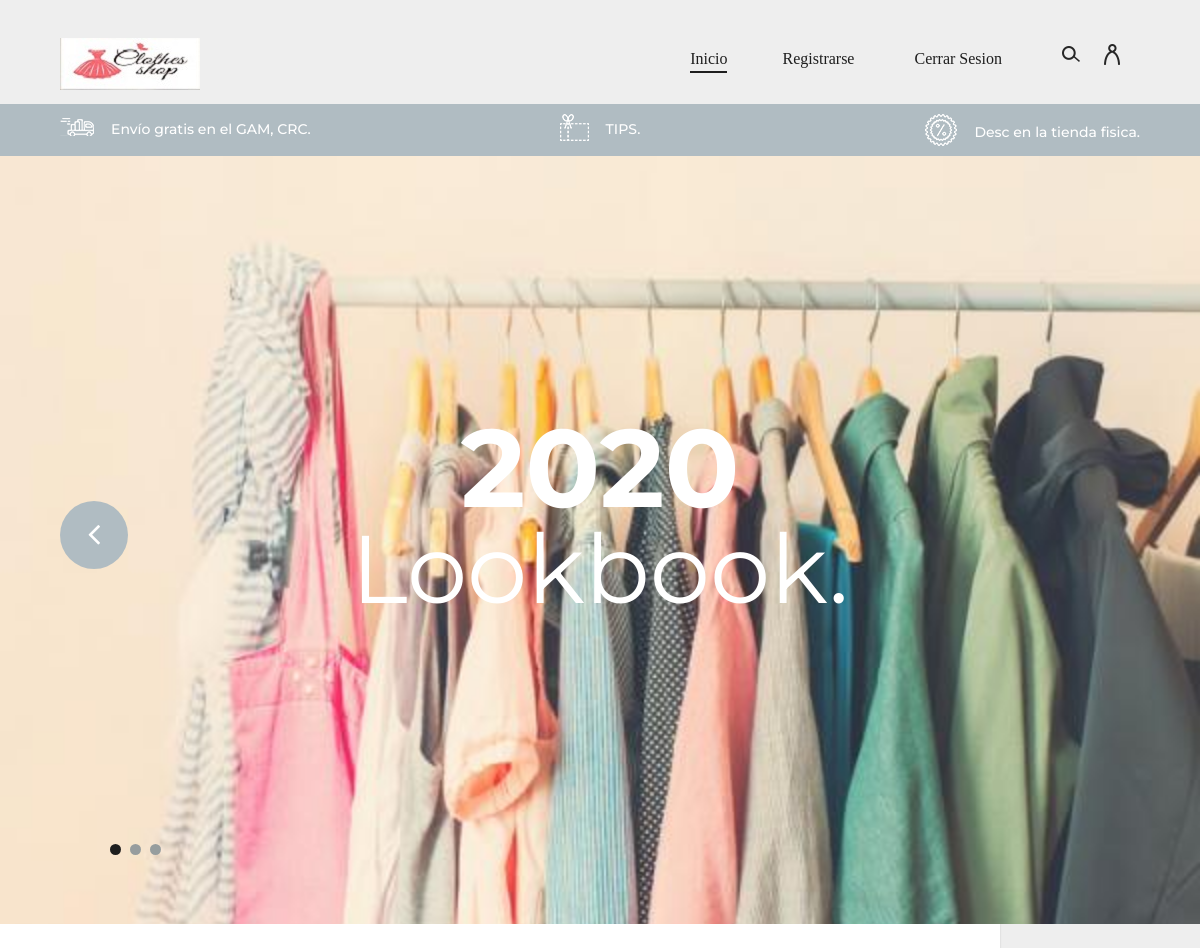
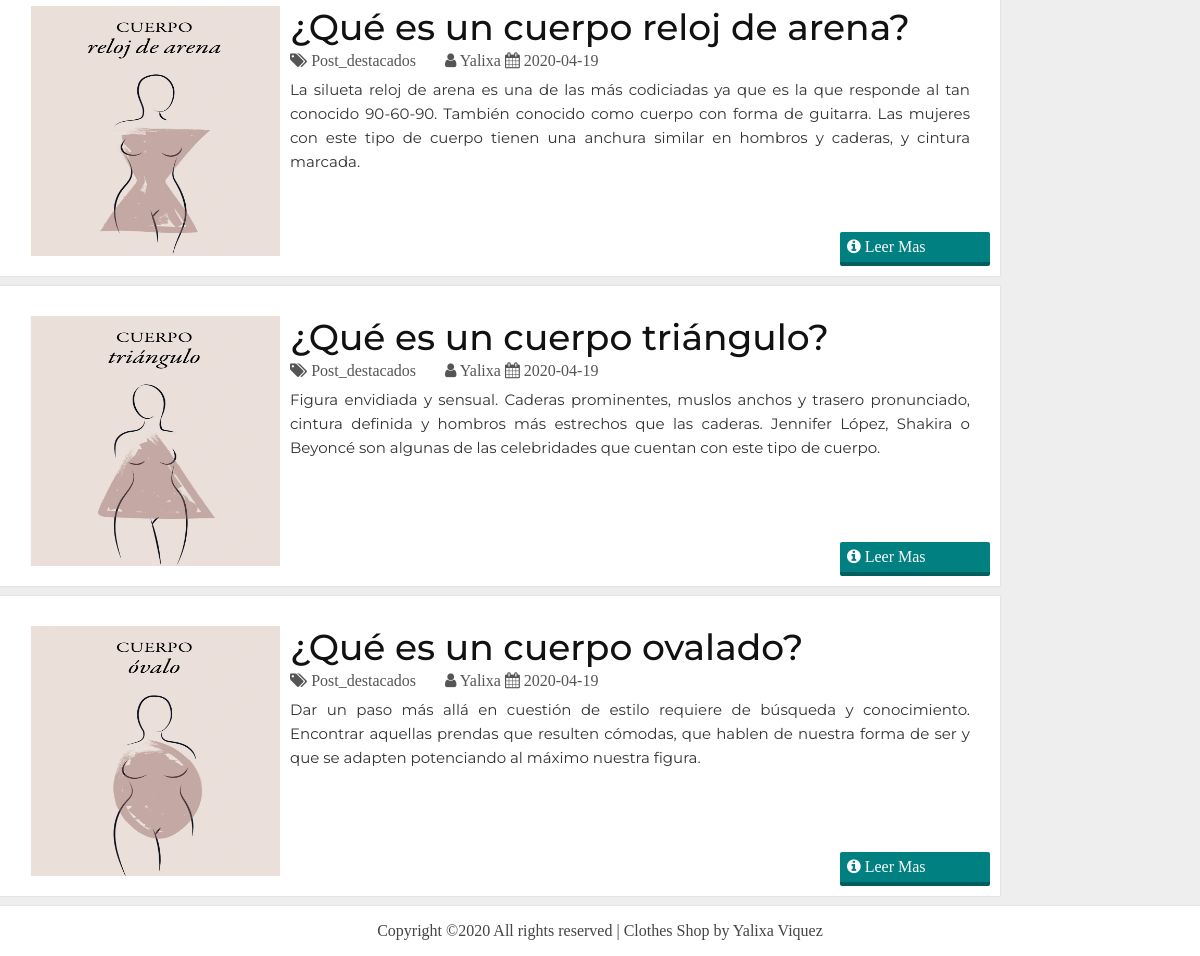
The page /pagina.php (signed in) on the database its author committed (2 pictures, top to bottom).
### tables this page shows
CREATE TABLE `post` (
  `id_post` int(11) NOT NULL,
  `autor_post` varchar(50) NOT NULL,
  `fecha_post` date NOT NULL,
  `categoria_post` varchar(50) NOT NULL,
  `titulo_post` varchar(200) NOT NULL,
  `imagen_post` text NOT NULL,
  `descripcion_post` text NOT NULL,
  `contenido_post` text NOT NULL
);

### mostrar_post.php (the view)
<?php
require 'database.php';
$consulta = $conn->prepare("SELECT * FROM  post");
$consulta->execute();
while($registro = $consulta->fetch(PDO::FETCH_ASSOC)){
    echo "<article>";
    echo "<img src='img/".$registro["imagen_post"]."'>";
    echo "<h2>" . $registro["titulo_post"] ."</h2>";
    echo "<span><i class= 'fa fa-user' aria-hidden='true'></i> ". $registro["autor_post"] . "</span> ";"<br>";
    echo "<span><i class= 'fa fa-calendar' aria-hidden='true'></i> ". $registro["fecha_post"] . "</span> ";
    echo "<a href= '#' class='tag'> <i class= 'fa fa-tags' aria-hidden='true'></i> " . $registro["categoria_post"] . "</a>";
    echo "<p>". $registro["descripcion_post"] . "</p>";
    echo "<a href= 'leer_mas.php?id=". $registro["id_post"] ."' class='active'><i class= 'fa fa-info-circle' aria-hidden='true'></i> Leer Mas</a>";
    echo "</article>";
}
?>

### pagina.php (shortened to what this page needs)
<?php
require 'database.php';
?>
<!DOCTYPE html>
<html lang="zxx">
<head>
    <link rel="stylesheet" href="css/bootstrap.min.css" type="text/css">
    <link rel="stylesheet" href="css/font-awesome.min.css" type="text/css">
    <link rel="stylesheet" href="css/nice-select.css" type="text/css">
    <link rel="stylesheet" href="css/owl.carousel.min.css" type="text/css">
    <link rel="stylesheet" href="css/magnific-popup.css" type="text/css">
    <link rel="stylesheet" href="css/slicknav.min.css" type="text/css">
    <link rel="stylesheet" href="css/style.css" type="text/css">
    <link rel="stylesheet" href="css/nuevo.css" type="text/css">
</head>
<body>
    <header class="header-section">
        <div class="container-fluid">
            <div class="inner-header">
                <div class="logo">
                    <a href="./pagina.php"><img src="img/logo.png" alt=""></a>
                </div>
                <div class="header-right">
                    <img src="img/icons/search.png" alt="" class="search-trigger">
                    <img src="img/icons/man.png" alt="">
                </div>
                <div class="user-access">
                    <a href="./index.php?cerrar_sesion">Cerrar Sesion</a>
                </div>
                <div class="user-access">
                    <a href="./registrarse.php">Registrarse</a>
                </div>
                <nav class="main-menu mobile-menu">
                    <ul>
                        <li><a class="active" href="./pagina.php">Inicio</a></li>
                    </ul>
                </nav>
            </div>
        </div>
    </header>
    <div class="header-info">
        <div class="container-fluid">
            <div class="row">
                <div class="col-md-4">
                    <div class="header-item">
                        <img src="img/icons/delivery.png" alt="">
                        <p>Envío gratis en el GAM, CRC.</p>
                    </div>
                </div>
                <div class="col-md-4 text-left text-lg-center">
                    <div class="header-item">
                        <img src="img/icons/voucher.png" alt="">
                        <p>TIPS.</p>
                    </div>
                </div>
                <div class="col-md-4 text-left text-xl-right">
                    <div class="header-item">
                    <img src="img/icons/sales.png" alt="">
                    <p>Desc en la tienda fisica. </p>
                </div>
                </div>
            </div>
        </div>
    </div>
    <section class="hero-slider">
        <div class="hero-items owl-carousel">
            <div class="single-slider-item set-bg" data-setbg="img/slider-1.jpg">
                <div class="container">
                    <div class="row">
                        <div class="col-lg-12">
                            <h1>2020</h1>
                            <h2>Lookbook.</h2>
                        </div>
                    </div>
                </div>
            </div>
        </div>
    </section>
    <section a>
                                    <?php
                                    include("mostrar_post.php");
                                    ?>
    </section a>
    <footer>
    Copyright &copy;<script>document.write(new Date().getFullYear());</script> All rights reserved | Clothes Shop by Yalixa Viquez </a>
    </footer>
</body>
</html>

### css/style.css (style rules this page uses)
html, body { height: 100%; font-family: "Montserrat", sans-serif; -webkit-font-smoothing: antialiased; font-smoothing: antialiased; background: none; }
h1, h2, h3, h4, h5, h6 { margin: 0; color: #111111; font-weight: 500; font-family: "Montserrat", sans-serif; }
h1 { font-size: 70px; }
h2 { font-size: 36px; }
p { font-size: 15px; color: #7b7b7b; font-weight: 400; line-height: 1.6; font-family: "Montserrat", sans-serif; margin: 0 0 15px 0; }
img { max-width: 100%; }
ul, ol { padding: 0; margin: 0; }
.set-bg { background-repeat: no-repeat; background-size: cover; background-position: top center; }
.header-section { height: 104px; padding-top: 38px; padding-bottom: 24px; padding-left: 45px; padding-right: 45px; }
.inner-header .logo { float: left; }
.inner-header .header-right { float: right; line-height: 30px; }
.inner-header .header-right img { display: inline-block; margin-right: 20px; cursor: pointer; }
.inner-header .user-access { float: right; margin-right: 100px; }
.inner-header .user-access a { color: #1e1e1e; font-size: 16px; display: inline-block; font-weight: 500; position: relative; line-height: 42px; }
.inner-header .main-menu { float: right; margin-right: 150px; }
.inner-header .main-menu ul li { display: inline-block; margin-left: 60px; position: relative; }
.inner-header .main-menu ul li a { color: #1e1e1e; font-size: 16px; display: inline-block; font-weight: 500; position: relative; line-height: 42px; }
.inner-header .main-menu ul li a.active:after { opacity: 1; }
.inner-header .main-menu ul li a:after { position: absolute; left: 0; bottom: 7px; width: 100%; height: 2px; background: #1e1e1e; content: ""; opacity: 0; -webkit-transform: all 0.3s; -webkit-transition: all 0.3s; transition: all 0.3s; }
.header-info { background: #B0BCC2; overflow: hidden; padding: 10px 45px; }
.header-info .header-item { overflow: hidden; }
.header-info .header-item img { display: inline-block; margin-right: 13px; }
.header-info .header-item p { display: inline-block; line-height: 1; font-size: 14px; color: #fff; font-weight: 500; margin-bottom: 0; position: relative; top: 3px; }
.single-slider-item { padding: 270px 0; text-align: center; height: 100%; }
.single-slider-item h1 { color: #fff; font-size: 110px; font-weight: 700; line-height: 85px; }
.single-slider-item h2 { color: #fff; font-size: 96px; font-weight: 400; margin-bottom: 28px; }
.single-slider-item .primary-btn, .single-slider-item h1, .single-slider-item h2 { position: relative; top: 50px; opacity: 0; }
.hero-items .owl-item.active .single-slider-item h1, .hero-items .owl-item.active .single-slider-item h2, .hero-items .owl-item.active .single-slider-item .primary-btn { top: 0; opacity: 1; }
.hero-items .owl-item.active .single-slider-item h1 { -webkit-transition: all 0.5s ease 0.4s; transition: all 0.5s ease 0.4s; }
.hero-items .owl-item.active .single-slider-item h2 { -webkit-transition: all 0.5s ease 0.6s; transition: all 0.5s ease 0.6s; }
@media only screen and (min-width: 1200px) and (max-width: 1340px) { .inner-header .user-access { margin-right: 60px; } }
@media only screen and (min-width: 1200px) and (max-width: 1340px) { .inner-header .main-menu { margin-right: 55px; } }

### css/nuevo.css (style rules this page uses)
* { padding: 0; margin: 0; font-family: 'Times New Roman'; }
body { background: #eee; }
section a { width: 150px; float: left; margin-right: 5px; margin-bottom: 5px; box-sizing: border-box; }
section article { width: 1000px; height:300px; font-family: 'Book Antiqua'; box-shadow: 0 0 2px #ccc; background: white; padding: 30px; margin-bottom: 10px; position: relative; }
section article img { width: 250px; height: 250px; float: left; margin-right: 10px; }
section article p { color: #333; text-align: justify; margin-top: 5px; }
section article span { color: #555; }
section article .tag { text-decoration: none; color: #555; }
section article .active { text-decoration: none; position: absolute; background: teal; color: white; padding: 3px 7px; right: 5px; bottom: 5px; border-radius: 2px; border-bottom: 4px solid #005e5e; }
footer { height: 50px; line-height: 50px; color: #444; text-align: center; background: white; box-shadow: 0 0 2px #ccc; }

### rows shown on the page
post: imagen_post (picture), titulo_post "¿Qué es un cuerpo reloj de arena?", autor_post "Yalixa", fecha_post "2020-04-19", categoria_post "Post_destacados", descripcion_post "La silueta reloj de arena es una de las más codiciadas ya que es la que responde al tan conocido 90-60-90. También conocido como cuerpo con forma de guitarra. Las mujeres con este tipo de cuerpo tienen una anchura similar en hombros y caderas, y cintura marcada."
post: imagen_post (picture), titulo_post "¿Qué es un cuerpo triángulo?", autor_post "Yalixa", fecha_post "2020-04-19", categoria_post "Post_destacados", descripcion_post "Figura envidiada y sensual. Caderas prominentes, muslos anchos y trasero pronunciado, cintura definida y hombros más estrechos que las caderas. Jennifer López, Shakira o Beyoncé son algunas de las celebridades que cuentan con este tipo de cuerpo."
post: imagen_post (picture), titulo_post "¿Qué es un cuerpo ovalado?", autor_post "Yalixa", fecha_post "2020-04-19", categoria_post "Post_destacados", descripcion_post "Dar un paso más allá en cuestión de estilo requiere de búsqueda y conocimiento. Encontrar aquellas prendas que resulten cómodas, que hablen de nuestra forma de ser y que se adapten potenciando al máximo nuestra figura."
